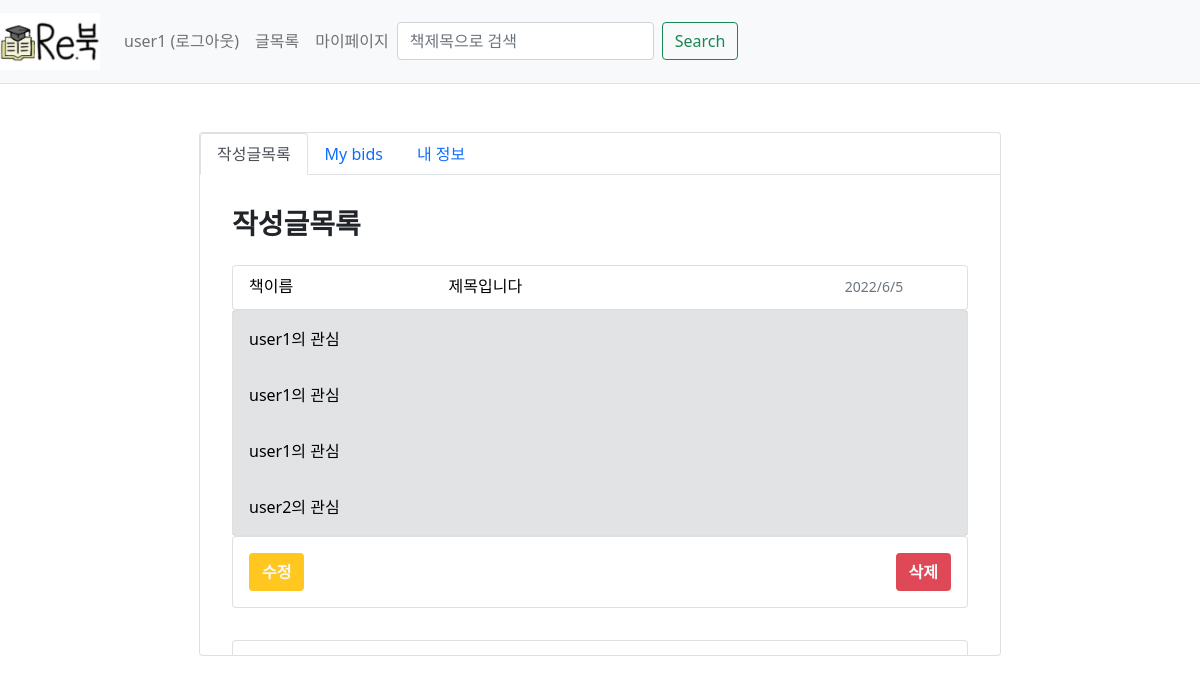
Page /mypage/list (signed in) on the committed database.
### webproject/models.py (models this page shows)
class User(db.Model):
    id = db.Column(db.Integer, primary_key =True)
    username = db.Column(db.String(150), unique=True, nullable=False)
    password = db.Column(db.String(200), nullable=False)
    email = db.Column(db.String(120), unique=True, nullable=False)

class BookInfo(db.Model): # 책 정보
    __tablename__ = 'bookinfo'
    id = db.Column(db.Integer, primary_key=True)
    name = db.Column(db.String(200),nullable=False) #책이름
    author = db.Column(db.String(200),nullable=False) #저자
    school = db.Column(db.String(200),nullable=False) #학교
    department = db.Column(db.String(200),nullable=False) #학과
    price = db.Column(db.Integer, nullable=False)

class Post(db.Model): #판매페이지
    id = db.Column(db.Integer, primary_key=True)
    subject = db.Column(db.String(200), nullable=False)
    content = db.Column(db.Text(),nullable=False)
    isparcel = db.Column(db.Boolean(), nullable=True,server_default='True')  # True: 택배, False: 직거래
    create_date = db.Column(db.DateTime(), nullable=False)
    img_path = db.Column(db.String(), nullable=True, server_default='1')  # 요거는 나중에 추가해보자
    book_info_id = db.Column(db.Integer, db.ForeignKey('bookinfo.id', ondelete='CASCADE'))
    book = db.relationship('BookInfo', backref=db.backref('post_set'))
    user_id = db.Column(db.Integer, db.ForeignKey('user.id', ondelete='CASCADE'), nullable=False)
    user = db.relationship('User', backref=db.backref('post_set'))

class Reply(db.Model): #댓글
    id = db.Column(db.Integer, primary_key=True)
    post_id = db.Column(db.Integer, db.ForeignKey('post.id', ondelete='CASCADE'))
    post = db.relationship('Post',backref=db.backref('reply_set')) # Post.reply_set 하면 답글에 접근 가능
    content = db.Column(db.Text(),nullable=False)
    create_date = db.Column(db.DateTime(), nullable=False)
    user_id = db.Column(db.Integer, db.ForeignKey('user.id', ondelete='CASCADE'), nullable=False)
    user = db.relationship('User', backref=db.backref('reply_set'))

### webproject/views/mypage_views.py (the view)
@bp.route('/list')
@login_required
def _list():
    user_id=session.get('user_id')
    post_list = Post.query.filter(Post.user_id==user_id).order_by(Post.create_date.desc())
    reply_list = Reply.query.filter(Reply.user_id==user_id).order_by(Reply.create_date.desc())
    return render_template('mypage/mypage_list.html', post_list=post_list, reply_list=reply_list)

### webproject/views/auth_views.py (called while the page is built)
def login_required(view):
    @functools.wraps(view)
    def wrapped_view(**kwargs):
        if g.user is None:
            return redirect(url_for('auth.login'))
        return view(**kwargs)
    return wrapped_view

@bp.before_app_request
def load_logged_in_user():
    user_id=session.get('user_id')
    if user_id is None:
        g.user = None
    else:
        g.user = User.query.get(user_id)

@bp.before_app_request
def load_logged_in_user():
    user_id=session.get('user_id')
    if user_id is None:
        g.user = None
    else:
        g.user = User.query.get(user_id)

### webproject/templates/mypage/mypage_list.html (shortened to what this page needs)
{% extends 'base.html' %}
{% block content%}
<div class="d-flex justify-content-center mt-5">
    <div class="card">
<nav>
  <div class="nav nav-tabs" id="nav-tab" role="tablist">
    <button class="nav-link active" id="nav-home-tab" data-bs-toggle="tab" data-bs-target="#nav-home" type="button" role="tab" aria-controls="nav-home" aria-selected="true">작성글목록</button>
    <button class="nav-link" id="nav-profile-tab" data-bs-toggle="tab" data-bs-target="#nav-profile" type="button" role="tab" aria-controls="nav-profile" aria-selected="false">My bids</button>
    <button class="nav-link" id="nav-contact-tab" data-bs-toggle="tab" data-bs-target="#nav-contact" type="button" role="tab" aria-controls="nav-contact" aria-selected="false">내 정보</button>
  </div>
</nav>
<div class="tab-content" id="nav-tabContent">
  <div class="tab-pane fade show active" id="nav-home" role="tabpanel" aria-labelledby="nav-home-tab" tabindex="0" style="overflow-y:scroll;">
    <div class="card-body" style="width:50em; height:30em;" >
        <h3 class="mt-3 ms-3"><b>작성글목록</b></h3>
    {%if post_list[0]%}
    {%for i in range(5)%}
    {%if post_list[i]%}
        <div class="card-body">
            <a href="{{ url_for('post.detail', post_id=post_list[i].id)}}" class="text-decoration-none text-black">
                <div class="card" style="height:45px;">
                <div class="row-g-0">
                <div class="ms-3 col-md-3 mt-2" style="float:left;">{{post_list[i].book.name}}</div>
                <div class="ms-3 mt-2" style="float:left;">{{post_list[i].subject}}</div>
                <div class="col-md-2 mt-2 " style="float:right;"><small class="text-muted">{{post_list[i].create_date.year}}/{{post_list[i].create_date.month}}/{{post_list[i].create_date.day}}</small></div>
                </div>
                </div>
            </a>
            <div class="card">
            {%for reply in post_list[i].reply_set%}
            <div class="card-body bg-secondary" style="--bs-bg-opacity: .2">
                <a href="{{url_for('mypage.reply', reply_id=reply.id)}}" class="text-decoration-none">
                    <div class="text-black ">{{reply.user.username}}의 관심</div>
                </a>
            </div>
            {%endfor%}
            </div>
            <div class="card">
                <div class="card-body">
                <button class="btn bg-danger text-light" style="--bs-bg-opacity: .9; float:right;"><b>삭제</b></button>
                <button class="btn bg-warning text-light" style="--bs-bg-opacity: .9;"><b>수정</b></button>
                </div>
            </div>
        </div>
    {%endif%}
    {%endfor%}
    {%else%}
        <p>작성 글이 없습니다</p>
    {%endif%}
    </div>
  </div>
</div>
{% endblock %}

### webproject/templates/base.html (shortened to what this page needs)
<!doctype html>
<html lang="kor">
<head>
    <link rel="stylesheet" href="{{ url_for('static',filename='bootstrap.min.css') }}">
    <link rel="stylesheet" href="{{ url_for('static', filename='style.css') }}">
</head>
<body>
<nav class="navbar navbar-expand-lg navbar-light bg-light border-bottom">
    <a class="navbar-brand" href="{{url_for('main.index')}}"><img src="{{url_for('static',filename='logo.jpg')}}" alt="re 북" width="100px"></a>
    <div class="collapse navbar-collapse flex-grow-0" id="navbarNav">
        {% if g.user %}
        <ul class="navbar-nav">
            <li class="nav-item">
                <a class="nav-link" href="{{ url_for('auth.logout') }}">{{ g.user.username }} (로그아웃)</a>
            </li>
        </ul>
        {% endif %}
        <ul class="navbar-nav">
            <li class="nav-item">
                <a class="nav-link" href="/post">글목록</a>
            </li>
            <li class="nav-item">
                <a class="nav-link" href="/mypage/list">마이페이지</a>
            </li>
        </ul>
    </div>
    <form class="d-flex" role="search" method="get" action="{{url_for('post.search')}}">
        <input class="form-control me-2" type="search" placeholder="책제목으로 검색" aria-label="Search" name="bookname">
        <button class="btn btn-outline-success" type="submit">Search</button>
    </form>
</nav>
{% block content %}{% endblock %}
</body>
</html>

### rows in the picture
User: user.username "user1"
BookInfo: name "책이름"
Post: subject "제목입니다", create_date "2022", create_date "6", create_date "5"
Reply: user.username "user1"
Reply: user.username "user1"
Reply: user.username "user1"
Reply: user.username "user2"
